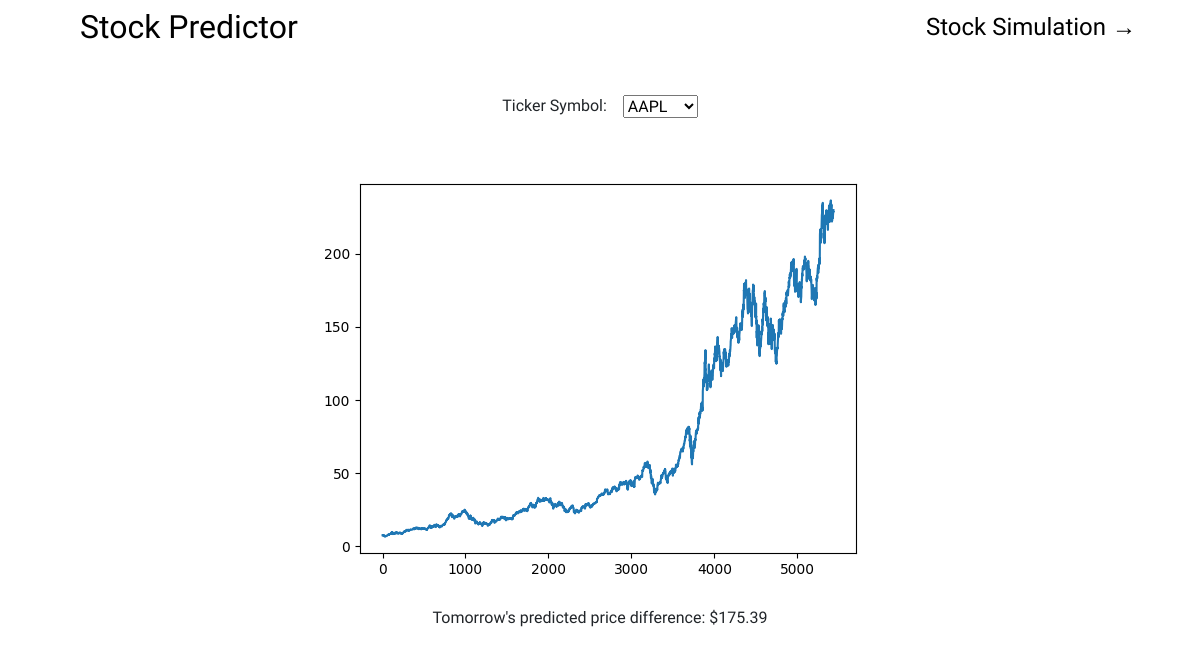
Page /home on the earlier database version.
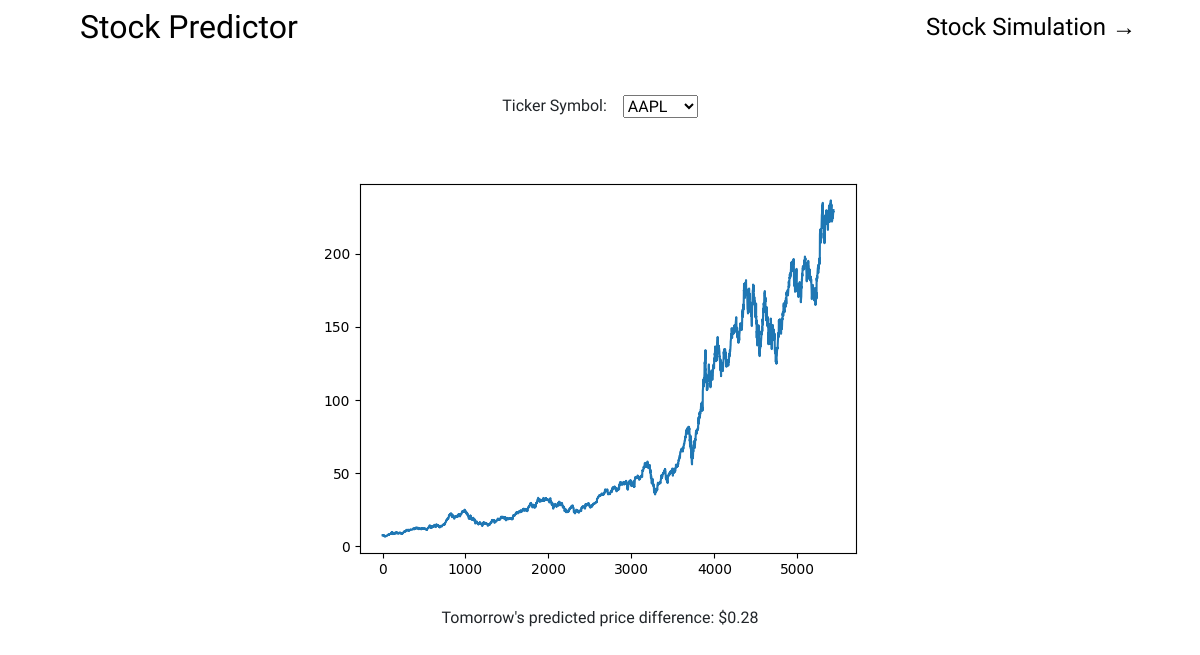
Same page on the later database version.
### tables this page shows
CREATE TABLE GraphPrediction (
    ticker TEXT PRIMARY KEY,
    value REAL NOT NULL,
    time TIMESTAMP DEFAULT CURRENT_TIMESTAMP
);

### predictor.py (the view)
@app.route('/home')
def home():
    conn = get_predictor_db()
    c = conn.cursor()
    c.execute("SELECT value FROM GraphPrediction WHERE ticker = 'AAPL'")
    results = c.fetchall()
    predicted_price = results[0][0]
    print("rendering...")
    return render_template('index.html', prediction_graph=get_graph_link('AAPL'), predicted_price=predicted_price)

### data_module/database_funcs.py (called while the page is built)
def get_predictor_db():
    conn = sqlite3.connect('data/predictor_database.db')
    conn.row_factory = sqlite3.Row
    return conn

### data_module/seaborn_funcs.py (called while the page is built)
def stock_graph(ticker):
    img = io.BytesIO()
    conn = get_predictor_db()
    c = conn.cursor()
    c.execute(f"SELECT days FROM GraphData WHERE ticker = '{ ticker }'")
    days = c.fetchall()
    c.execute(f"SELECT value FROM GraphData WHERE ticker = '{ ticker }'")
    values = c.fetchall()
    plt.plot(days, values)
    conn.close()
    plt.savefig(img, format='png')
    plt.close()
    img.seek(0)
    prediction_plot = base64.b64encode(img.getvalue()).decode('utf8')
    return prediction_plot

### predictor.py (called while the page is built)
def get_graph_link(ticker):
    val = stock_graph(ticker)
    return val

### templates/index.html (shortened to what this page needs)
{% extends 'base.html' %}
{% block nav %}
    <h4 id="simulation"><a href="/simulation">Stock Simulation &#8594;</a></h4>
{% endblock %}
{% block content %}
    <div id="choose-ticker">
        <br />
        <form id="ticker-form">
            <label for="ticker">Ticker Symbol: </label>
            <select id="ticker">
                <option value="AAPL">AAPL</option>
            </select>
        </form>
    </div>
    <div id="graph-prediction">
        <img id="prediction-graph">
    </div>
    <div id="predicted-price">
        <p id="price">Tomorrow's predicted price difference: $<span id="price-value">{{ predicted_price | round(2) }}</span></p>
    </div>
{% endblock %}

### templates/base.html (shortened to what this page needs)
<!DOCTYPE html>
<html lang="en">
	<head>
		<link
			rel="stylesheet"
			href="https://cdn.jsdelivr.net/npm/bootstrap@4.1.3/dist/css/bootstrap.min.css"
		/>
		<link rel="stylesheet" href="../static/css/style.css" />
	</head>
	<body>
		<nav class="navbar">
			<h2><a href="/home">Stock Predictor</a></h2>
			{% block nav %} {% endblock %}
		</nav>
		<div id="page-contents">{% block content %} {% endblock %}</div>
	</body>
</html>

### static/css/style.css (style rules this page uses)
* { font-family: "Libre Caslon Text", serif; }
nav a { text-decoration: none; color: black; margin-left: 2em; margin-right: 2em; }
#simulation { display: inline-block; position: relative; }
#simulation::after { content: ""; position: absolute; width: 70%; transform: scaleX(0); height: 2px; bottom: 0; left: 2em; background-color: silver; transform-origin: bottom right; transition: transform 0.25s ease-out; }
#page-contents { display: flex; flex-direction: column; align-items: center; width: 100%; }
#ticker-form { display: flex; flex-direction: row; align-items: center; }
#ticker-form label { margin-right: 1em; margin-top: 0.5em; }

Differences in the rows shown:
changed GraphPrediction: value "175.39" → "0.28"
